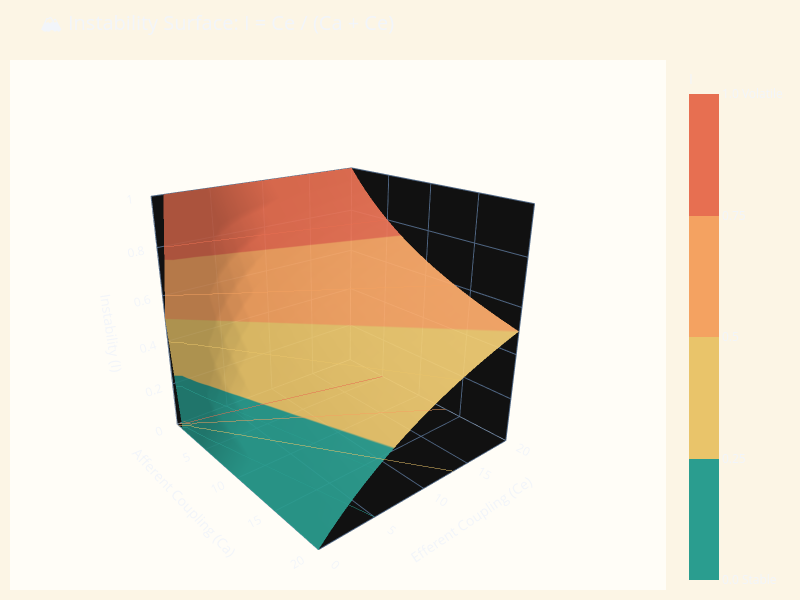

The cell this chart's notebook holds for it:
### Markdown cell above
---

### Chart: The Instability Surface

Let's visualize how Instability changes across all possible combinations of Ca and Ce. This 3D surface and its heatmap projection reveal the landscape architects navigate every day.

### Code cell
# ── Interactive 3D Surface: Instability as f(Ca, Ce) ─────────
ca_range = np.arange(0, 21, 1)
ce_range = np.arange(0, 21, 1)
Ca, Ce = np.meshgrid(ca_range, ce_range)

# Avoid division by zero
total = Ca + Ce
with np.errstate(divide='ignore', invalid='ignore'):
    I_surface = np.where(total > 0, Ce / total, 0.5)

# ── 3D Surface Plot (Plotly) ──────────────────────────────────
fig_3d = go.Figure(data=[go.Surface(
    x=ca_range, y=ce_range, z=I_surface,
    colorscale=[
        [0.00, '#2A9D8F'],   # stable teal
        [0.25, '#2A9D8F'],
        [0.25, '#E9C46A'],   # balanced gold
        [0.50, '#E9C46A'],
        [0.50, '#F4A261'],   # borderline copper
        [0.75, '#F4A261'],
        [0.75, '#E76F51'],   # volatile red
        [1.00, '#E76F51'],
    ],
    colorbar=dict(
        title='I',
        tickvals=[0, 0.25, 0.5, 0.75, 1.0],
        ticktext=['0.0 Stable', '0.25', '0.5', '0.75', '1.0 Volatile']
    ),
    contours=dict(
        z=dict(show=True, usecolormap=True, project_z=True, highlightcolor="limegreen", size=0.125)
    ),
    hovertemplate='Ca: %{x}<br>Ce: %{y}<br>I: %{z:.2f}<extra></extra>',
    opacity=0.92,
)])

fig_3d.update_layout(
    title=dict(text='🏔️ Instability Surface: I = Ce / (Ca + Ce)', font=dict(size=20)),
    scene=dict(
        xaxis_title='Afferent Coupling (Ca)',
        yaxis_title='Efferent Coupling (Ce)',
        zaxis_title='Instability (I)',
        xaxis=dict(range=[0, 20]),
        yaxis=dict(range=[0, 20]),
        zaxis=dict(range=[0, 1]),
        camera=dict(eye=dict(x=1.8, y=-1.5, z=1.0)),
        bgcolor='#FFFDF7',
    ),
    paper_bgcolor=COLORS['bg'],
    width=800,
    height=600,
    margin=dict(l=10, r=10, t=60, b=10),
)
fig_3d.show()

### Figure 1 — Plotly figure (JSON) as saved in the notebook; plotly's stock layout.template omitted (floating-point values rounded to 4 significant figures; data arrays with more than 128 entries replaced by an {"elided": "..."} marker saying what was removed)
{"data": [{"colorbar": {"ticktext": ["0.0 Stable", "0.25", "0.5", "0.75", "1.0 Volatile"], "tickvals": [0, 0.25, 0.5, 0.75, 1.0], "title": {"text": "I"}}, "colorscale": [[0.0, "#2A9D8F"], [0.25, "#2A9D8F"], [0.25, "#E9C46A"], [0.5, "#E9C46A"], [0.5, "#F4A261"], [0.75, "#F4A261"], [0.75, "#E76F51"], [1.0, "#E76F51"]], "contours": {"z": {"highlightcolor": "limegreen", "project": {"z": true}, "show": true, "size": 0.125, "usecolormap": true}}, "hovertemplate": "Ca: %{x}<br>Ce: %{y}<br>I: %{z:.2f}<extra></extra>", "opacity": 0.92, "x": [0, 1, 2, 3, 4, 5, 6, 7, 8, 9, 10, 11, 12, 13, 14, 15, 16, 17, 18, 19, 20], "y": [0, 1, 2, 3, 4, 5, 6, 7, 8, 9, 10, 11, 12, 13, 14, 15, 16, 17, 18, 19, 20], "z": {"elided": "21x21 float values"}, "type": "surface"}], "layout": {"title": {"font": {"size": 20}, "text": "🏔️ Instability Surface: I = Ce / (Ca + Ce)"}, "scene": {"xaxis": {"title": {"text": "Afferent Coupling (Ca)"}, "range": [0, 20]}, "yaxis": {"title": {"text": "Efferent Coupling (Ce)"}, "range": [0, 20]}, "zaxis": {"title": {"text": "Instability (I)"}, "range": [0, 1]}, "camera": {"eye": {"x": 1.8, "y": -1.5, "z": 1.0}}, "bgcolor": "#FFFDF7"}, "margin": {"l": 10, "r": 10, "t": 60, "b": 10}, "paper_bgcolor": "#FCF5E5", "width": 800, "height": 600}}
